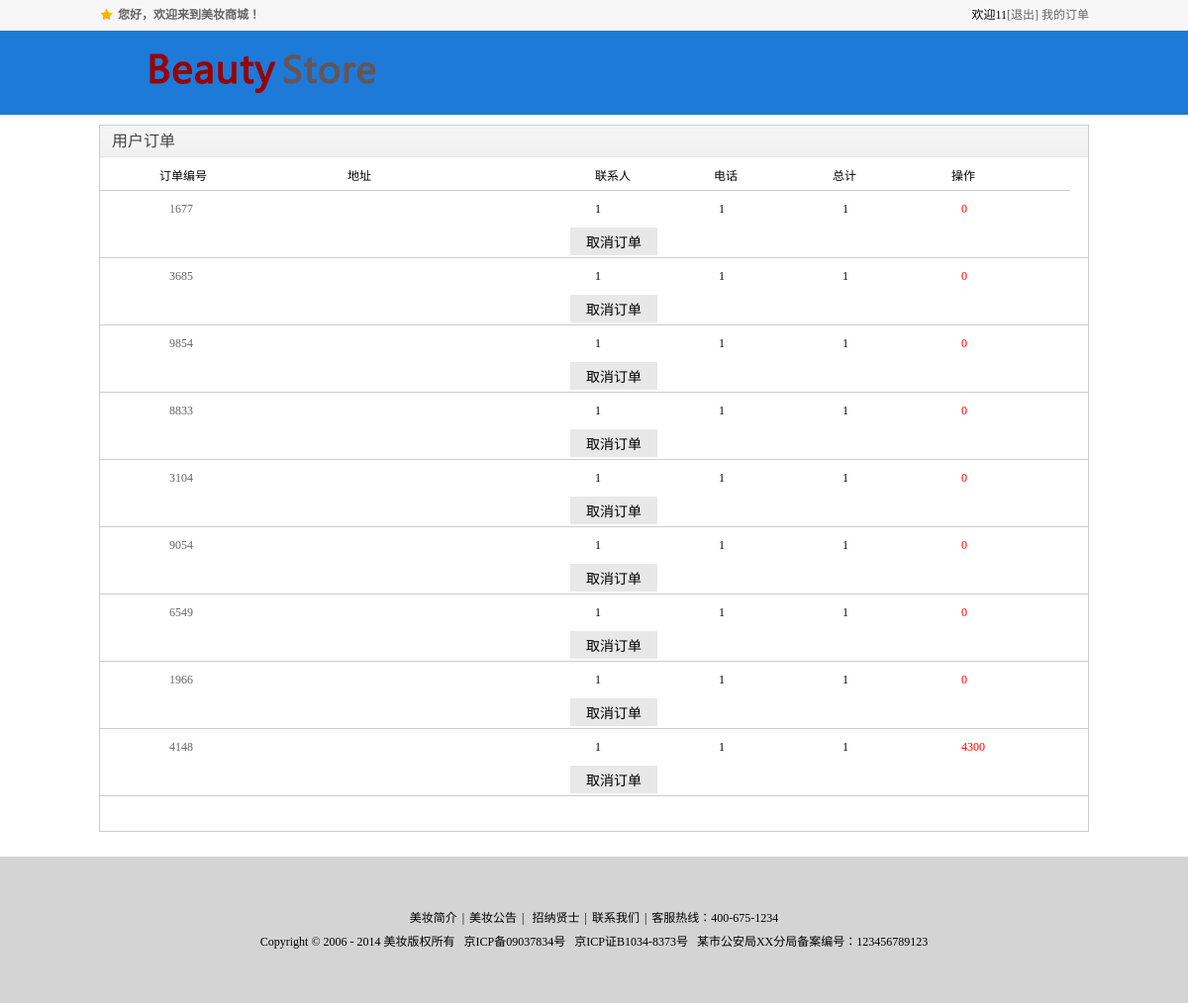
The page /userOrder.php?username=11 (signed in) on the database its author committed.
### tables this page shows
CREATE TABLE `order` (
  `id` int(10) NOT NULL AUTO_INCREMENT,
  `oid` int(10) NOT NULL,
  `username` varchar(50) NOT NULL,
  `linkMan` varchar(50) NOT NULL,
  `address` varchar(50) NOT NULL,
  `phone` varchar(50) NOT NULL,
  `totalPrice` int(20) NOT NULL,
  `date` int(20) NOT NULL,
  `orderState` enum('1','0') NOT NULL DEFAULT '0',
  PRIMARY KEY (`id`)
);

### lib/mysql.func.php (called while the page is built, shortened)
<?php
function fetchAll($sql,$result_type=MYSQL_ASSOC){
	$result=mysql_query($sql);
	while(@$row=mysql_fetch_array($result,$result_type)){
		$rows[]=$row;
	}
	return $rows;
}

### userOrder.php (the view, shortened to what this page needs)
<?php
   require_once 'lib/mysql.func.php';
   $username=$_GET['username'];
   $sql=" select * from `order` where username={$username}";
   $orders=fetchAll($sql);
?>
<!doctype html>
<html>
<head>
<link type="text/css" rel="stylesheet" href="css/reset.css">
<link type="text/css" rel="stylesheet" href="css/main.css">
</head>
<body>
<div class="headerBar">
	<div class="topBar">
		<div class="comWidth">
			<div class="leftArea">
				<a href="index.php" class="collection">您好，欢迎来到美妆商城！</a>
			</div>
			<div class="rightArea">
				<?php
			if(isset($_SESSION['userName'])){
				$mes="欢迎".$_SESSION['userName']."<a href='doAction.php?act=logoutUser'>[退出]</a>";
			}
			elseif(isset($_COOKIE['userName'])){
				$mes="欢迎".$_COOKIE['userName']."<a href='doAction.php?act=logoutUser'>[退出]</a>";
			}
			else{
				$mes="欢迎<a href='login.php'>[登录]</a><a href='register.php'>[免费注册]</a>";
			}
			echo $mes;
			?>
			<a href="userOrder.php?username=<?php echo $arr; ?>">我的订单</a>
			</div>
		</div>
	</div>
	<div class="logoBar">
		<div class="comWidth">
			<div class="logo fl">
				<a href="index.php"><img src="images/logo.png" alt="美妆商城"></a>
			</div>
		</div>
	</div>
</div>
<div class="shoppingCart comWidth">
	<div class="shopping_item">
		<h3 class="shopping_tit">用户订单</h3>
		<div class="shopping_cont pb_10">
			<div class="cart_inner">
				<div class="cart_head clearfix">
					<div class="cart_item t_name" style="">订单编号</div>
					<div class="cart_item t_price" style="margin-left: -250px;">地址</div>
					<div class="cart_item t_num">联系人</div>
					<div class="cart_item t_subtotal">电话</div>
					<div class="cart_item t_subtotal">总计</div>
                    <div class="cart_item t_subtotal">操作</div>
				</div>
       <?php foreach( $orders as $order){  ?>
				<div class="cart_cont clearfix">
					<div class="cart_item t_name">
						<div class="cart_shopInfo clearfix">
							<div class="cart_shopInfo_cont">
								<p class="cart_link"style="margin-left: -80px";><a><?php echo $order['oid']; ?></a></p>
							</div>
						</div>
					</div>
					<div class="cart_item t_price">
					  <?php echo $order['address']; ?>
					</div>
					<div class="cart_item t_price">
					 <?php echo $order['linkMan']; ?>
					</div>
					<div class="cart_item t_num"><?php echo $order['phone']; ?></div>
					<div class="cart_item t_subtotal t_red"><?php echo $order['totalPrice']; ?></div>
                    <div class="cart_item t_subtotal"><input type="button" class="btn" value="取消订单" onclick="javascript:location='doAction.php?act=delShop&id=<?php  echo $shop['pid']; ?>'"></div>
				</div>
				<?php  } ?>
	<div class="hr_25"></div>
</div>
	</div>
</div>	</div>
<?php
		require_once 'foot.php';
?>
</body>
</html>

### css/main.css (style rules this page uses)
.comWidth { width:1000px; margin-left:auto; margin-right:auto; }
.leftArea { float:left; }
.rightArea { float:right; }
.topBar { height:31px; background-color:#F7F7F7; line-height:31px; }
.collection { background:url(../images/icon/collection.jpg) left center no-repeat; padding-left:19px; font-weight:bold; }
.logoBar { height:85px; background-color:#1D7AD9; }
.logo { padding-left:41px; padding-top:13px; }
.hr_25 { height:25px; }
.shoppingCart { padding-top:10px; }
.shopping_item { border:#ccc solid 1px; }
.shopping_tit { height:31px; background:url(../images/shopping_bg.jpg) left top repeat-x; color:#444444; font:16px/31px "Microsoft YaHei", "微软雅黑"; text-indent:12px; border-bottom:#E3E3E3 solid 1px; }
.cart_head { padding-top:5px; }
.cart_head .cart_item { line-height:28px; }
.cart_item { border-bottom:#CCC solid 1px; float:left; }
.t_name { width:440px; padding-left:60px; }
.t_price { width:125px; }
.t_num { width:120px; }
.t_subtotal { width:120px; }
.t_red { color:red; }
.cart_cont { border-bottom:solid 1px #ccc; }
.cart_cont .cart_item { border-bottom:none; }
.cart_cont .t_price, .cart_cont .t_return, .cart_cont .t_num, .cart_cont .t_subtotal { line-height:37px; }
.cart_shopInfo_cont { padding-left:90px; font-size:12px; }
.cart_link { line-height:37px; margin-bottom:30px; }
.pb_10 { padding-bottom:10px; }
.btn { padding: 4px 16px; background-color: #E8E8E8; margin-left:-25px;font-family: "微软雅黑"; font-size: 14px; }

### rows shown on the page
order: oid "1677", address "1", linkMan "1", phone "1", totalPrice "0"
order: oid "3685", address "1", linkMan "1", phone "1", totalPrice "0"
order: oid "9854", address "1", linkMan "1", phone "1", totalPrice "0"
order: oid "8833", address "1", linkMan "1", phone "1", totalPrice "0"
order: oid "3104", address "1", linkMan "1", phone "1", totalPrice "0"
order: oid "9054", address "1", linkMan "1", phone "1", totalPrice "0"
order: oid "6549", address "1", linkMan "1", phone "1", totalPrice "0"
order: oid "1966", address "1", linkMan "1", phone "1", totalPrice "0"
order: oid "4148", address "1", linkMan "1", phone "1", totalPrice "4300"

### other values the page prints
$_SESSION['userName'] "11"
